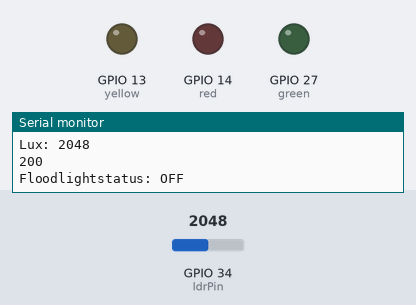
The sketch below on a simulated ESP32. On the bench: output pins drawn as LEDs (lit = HIGH), the last lines printed to the serial monitor. The test bench sets the inputs (shaded band); at power-on: GPIO 34 (ldrPin) = 2048. WiFi joins after 1.5 s; servers stay silent unless stated; uploads are accepted with an empty reply.

Above: at 3.2 s.
3.3 s: GPIO 34 (ldrPin) set to 753
9.1 s: GPIO 34 (ldrPin) set to 643
At 13.3 s:
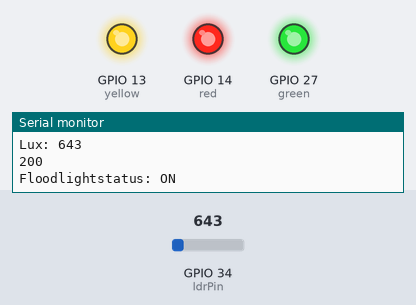
14.9 s: GPIO 34 (ldrPin) set to 740
At 18.5 s:
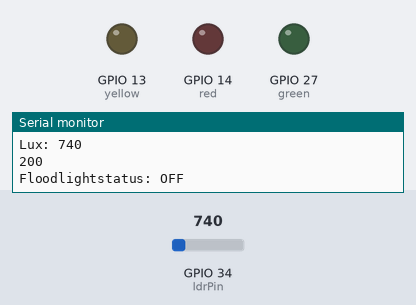
20.7 s: GPIO 34 (ldrPin) set to 660
At 23.7 s:
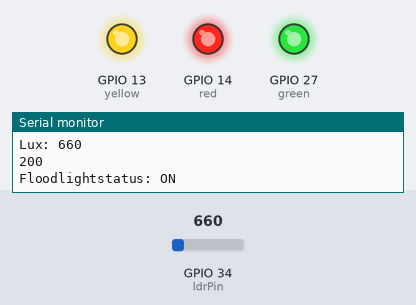
Timing chart, 0 to 25.2 s (numbered marks = the images above; inputs shaded):
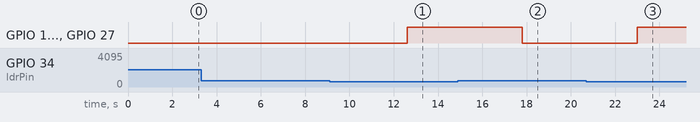

The sketch:

sendldrvaluescopy_20240611111544.ino
```cpp
#include <WiFi.h>
#include <HTTPClient.h>

const char* ssid = "";                 // WiFi SSID
const char* password = "";                         //WiFi password
//2
const char* serverUrl = "http://192.168.1.120:8080/data";  //  Flask server URL

int ldrPin = 34;  // Pin where the LDR is connected
int green = 27;
int red = 14;
int yellow = 13;
String floodlightStatus = "OFF";

void setup() {
  Serial.begin(115200);
  pinMode(ldrPin, INPUT);
  pinMode(red, OUTPUT);     // led pin
  pinMode(green, OUTPUT);   // led pin
  pinMode(yellow, OUTPUT);  // led pin

  WiFi.begin(ssid, password);
  while (WiFi.status() != WL_CONNECTED) {
    delay(1000);
    Serial.println("Connecting to WiFi...");
  }
  Serial.println("Connected to WiFi");
  Serial.print("ESP32 IP Address: ");
  Serial.println(WiFi.localIP());
}

void loop() {
  int ldrValue = analogRead(ldrPin);
  Serial.println(ldrValue);

  Serial.print("Lux: ");
  Serial.println(ldrValue);

  if (WiFi.status() == WL_CONNECTED) {
    HTTPClient http;
    http.begin(serverUrl);
    http.addHeader("Content-Type", "application/json");

    String httpRequestData = "{\"ldr_value\": " + String(ldrValue) + "}";
    int httpResponseCode = http.POST(httpRequestData);

    if (httpResponseCode > 0) {
      String response = http.getString();
      Serial.println(httpResponseCode);
      Serial.println(response);
    } else {
      Serial.print("Error on sending POST: ");
      Serial.println(httpResponseCode);
    }

    http.end();
  } else {
    Serial.println("WiFi Disconnected");
  }

// Set the threshold
if (ldrValue < 700) {
  digitalWrite(green, HIGH);
  digitalWrite(red, HIGH);
  digitalWrite(yellow, HIGH);  // Switch on all the Floodlight
  floodlightStatus = "ON";
} else {
  digitalWrite(green, LOW);
  digitalWrite(red, LOW);  // Turn off the floodlights
  digitalWrite(yellow, LOW);
  floodlightStatus = "OFF";
}

Serial.print("Floodlightstatus: ");
Serial.println(floodlightStatus);


  delay(5000);  // send a request every 5 seconds
}
```

Measured:
- the behaviour switches between 700 and 699 on GPIO 34 (ldrPin) (found by bisection; images 0 and 1)
- after the input at 9.1 s, GPIO 13 (yellow), GPIO 14 (red), GPIO 27 (green): LOW → HIGH after 3.5 s
- after the input at 14.9 s, GPIO 13 (yellow), GPIO 14 (red), GPIO 27 (green): HIGH → LOW after 2.9 s
- after the input at 20.7 s, GPIO 13 (yellow), GPIO 14 (red), GPIO 27 (green): LOW → HIGH after 2.3 s
